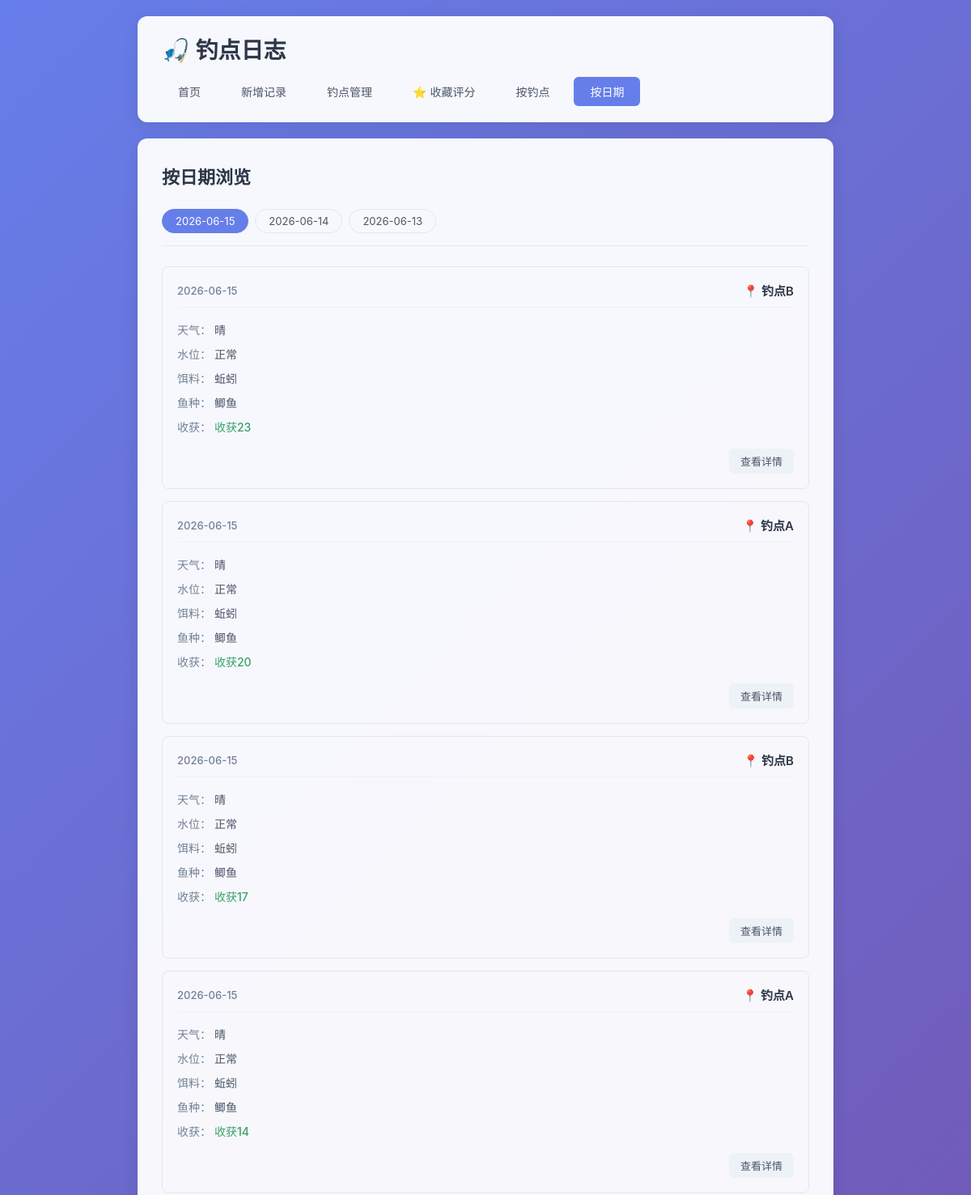
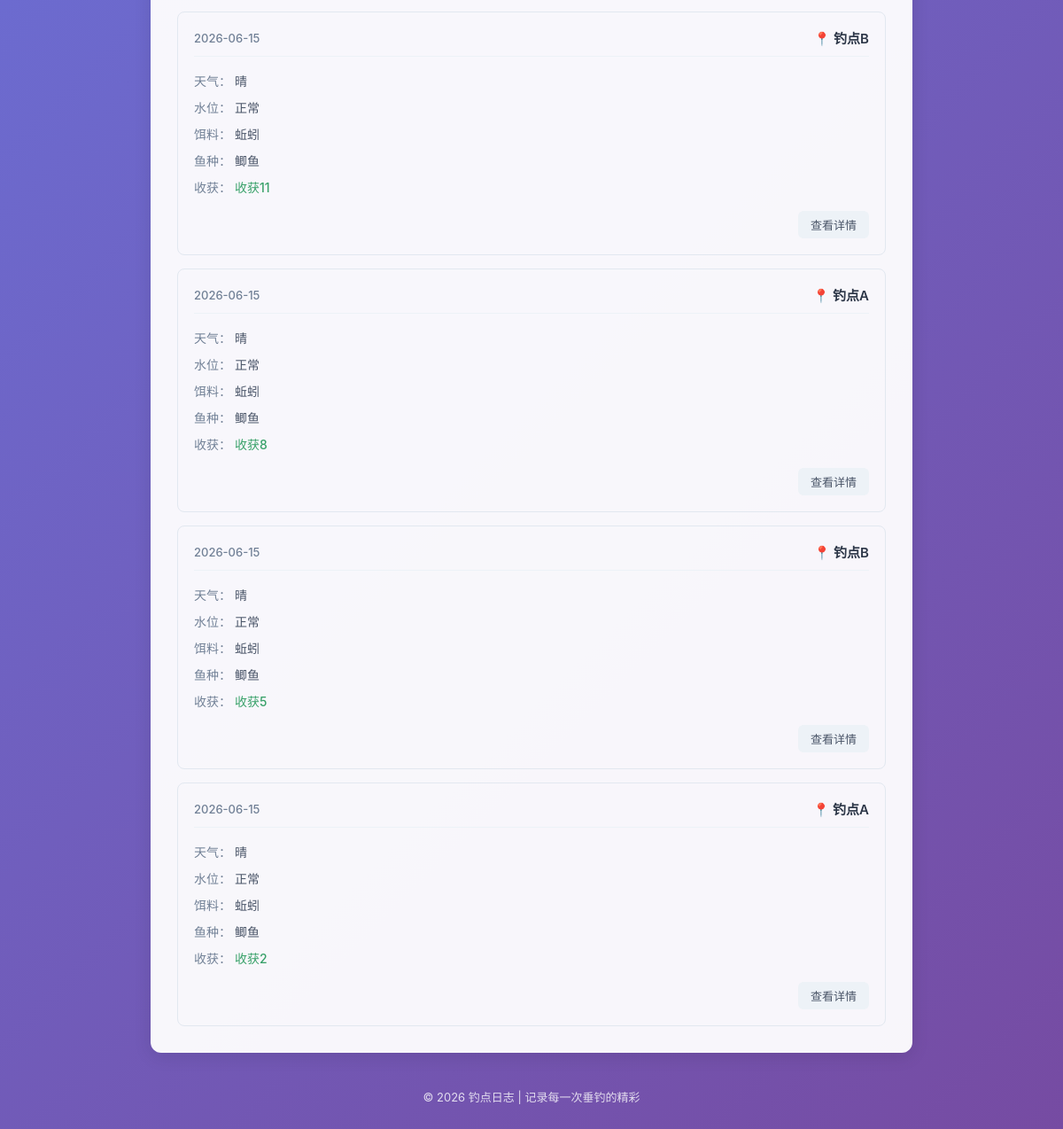
Page /by-date on the earlier database version (2 pictures, top to bottom).
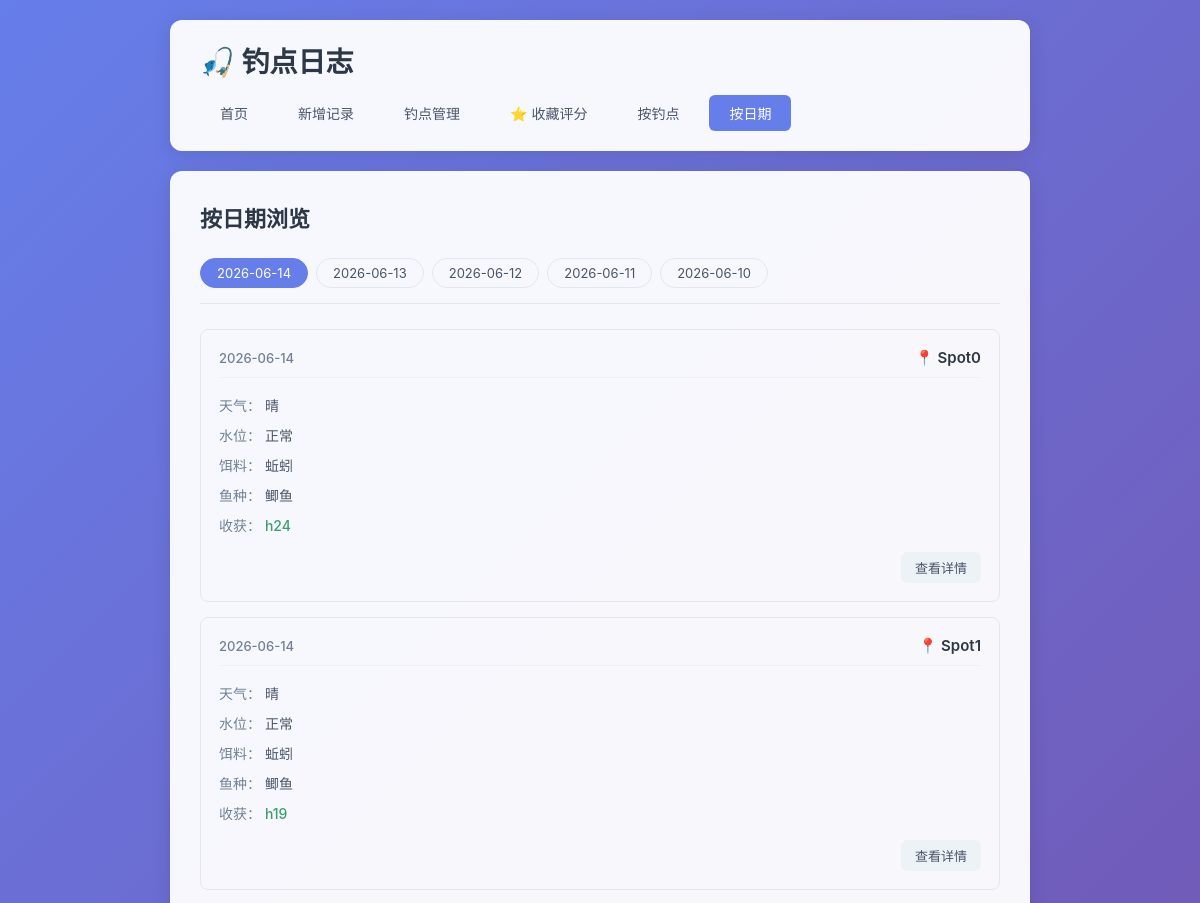
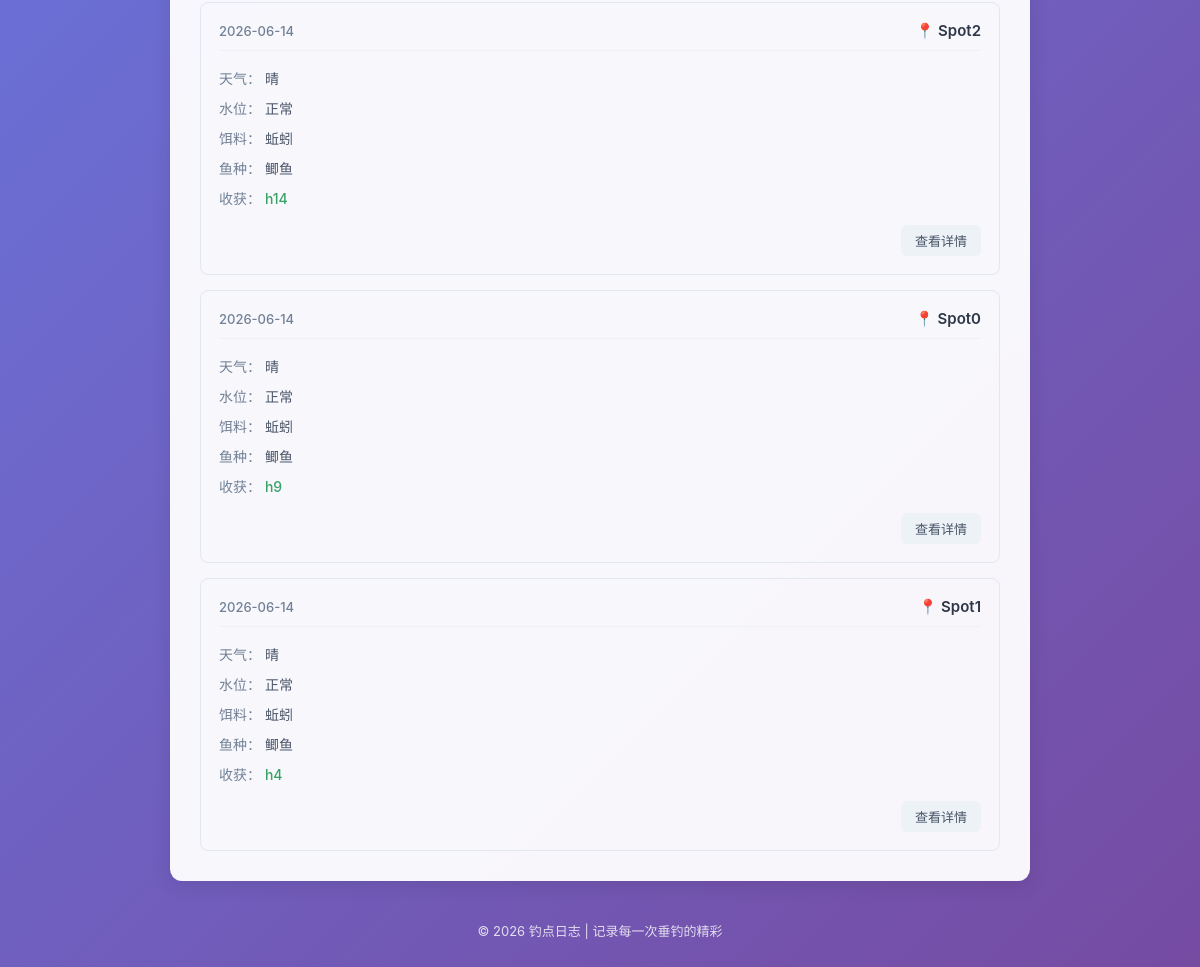
Same page on the later database version (2 pictures, top to bottom).
### tables this page shows
CREATE TABLE fishing_logs (
            id INTEGER PRIMARY KEY AUTOINCREMENT,
            spot TEXT NOT NULL,
            weather TEXT NOT NULL,
            water_level TEXT NOT NULL,
            bait TEXT NOT NULL,
            fish_species TEXT NOT NULL,
            harvest TEXT NOT NULL,
            next_strategy TEXT,
            created_at DATE NOT NULL
        );

### app.py (the view)
@app.route('/by-date')
def by_date():
    conn = get_db()
    dates = conn.execute(
        'SELECT DISTINCT created_at FROM fishing_logs ORDER BY created_at DESC'
    ).fetchall()
    date_list = [row['created_at'] for row in dates]
    selected_date = request.args.get('date', date_list[0] if date_list else None)
    logs = []
    if selected_date:
        logs = conn.execute(
            'SELECT * FROM fishing_logs WHERE created_at = ? ORDER BY id DESC',
            (selected_date,)
        ).fetchall()
    conn.close()
    return render_template('by_date.html', date_list=date_list, selected_date=selected_date, logs=logs)

### app.py (called while the page is built)
def get_db():
    conn = sqlite3.connect(DB_PATH)
    conn.row_factory = sqlite3.Row
    return conn

### templates/by_date.html (shortened to what this page needs)
{% extends 'base.html' %}
{% block content %}
    <div class="page-header">
        <h2>按日期浏览</h2>
    </div>
    {% if date_list %}
        <div class="filter-bar">
            {% for date in date_list %}
                <a href="{{ url_for('by_date', date=date) }}"
                   class="filter-btn {% if date == selected_date %}active{% endif %}">
                    {{ date }}
                </a>
            {% endfor %}
        </div>
        {% if logs %}
            <div class="log-list">
                {% for log in logs %}
                    <div class="log-card">
                        <div class="log-header">
                            <span class="log-date">{{ log['created_at'] }}</span>
                            <span class="log-spot">📍 {{ log['spot'] }}</span>
                        </div>
                        <div class="log-body">
                            <div class="log-row">
                                <span class="label">天气：</span>
                                <span>{{ log['weather'] }}</span>
                            </div>
                            <div class="log-row">
                                <span class="label">水位：</span>
                                <span>{{ log['water_level'] }}</span>
                            </div>
                            <div class="log-row">
                                <span class="label">饵料：</span>
                                <span>{{ log['bait'] }}</span>
                            </div>
                            <div class="log-row">
                                <span class="label">鱼种：</span>
                                <span>{{ log['fish_species'] }}</span>
                            </div>
                            <div class="log-row">
                                <span class="label">收获：</span>
                                <span class="harvest">{{ log['harvest'] }}</span>
                            </div>
                        </div>
                        <div class="log-footer">
                            <a href="{{ url_for('log_detail', log_id=log['id']) }}" class="btn btn-small">查看详情</a>
                        </div>
                    </div>
                {% endfor %}
            </div>
        {% else %}
            <div class="empty-state">
                <p>该日期暂无记录</p>
            </div>
        {% endif %}
    {% else %}
        <div class="empty-state">
            <p>还没有任何日期记录</p>
            <a href="{{ url_for('add_log') }}" class="btn btn-primary">+ 新增记录</a>
        </div>
    {% endif %}
{% endblock %}

Differences in the rows shown:
removed fishing_logs: created_at "2026-06-15", spot "钓点B", weather "晴", water_level "正常", bait "蚯蚓", fish_species "鲫鱼", harvest "收获23"
removed fishing_logs: created_at "2026-06-15", spot "钓点A", weather "晴", water_level "正常", bait "蚯蚓", fish_species "鲫鱼", harvest "收获20"
removed fishing_logs: created_at "2026-06-15", spot "钓点B", weather "晴", water_level "正常", bait "蚯蚓", fish_species "鲫鱼", harvest "收获17"
removed fishing_logs: created_at "2026-06-15", spot "钓点A", weather "晴", water_level "正常", bait "蚯蚓", fish_species "鲫鱼", harvest "收获14"
removed fishing_logs: created_at "2026-06-15", spot "钓点B", weather "晴", water_level "正常", bait "蚯蚓", fish_species "鲫鱼", harvest "收获11"
removed fishing_logs: created_at "2026-06-15", spot "钓点A", weather "晴", water_level "正常", bait "蚯蚓", fish_species "鲫鱼", harvest "收获8"
removed fishing_logs: created_at "2026-06-15", spot "钓点B", weather "晴", water_level "正常", bait "蚯蚓", fish_species "鲫鱼", harvest "收获5"
removed fishing_logs: created_at "2026-06-15", spot "钓点A", weather "晴", water_level "正常", bait "蚯蚓", fish_species "鲫鱼", harvest "收获2"
added fishing_logs: created_at "2026-06-14", spot "Spot0", weather "晴", water_level "正常", bait "蚯蚓", fish_species "鲫鱼", harvest "h24"
added fishing_logs: created_at "2026-06-14", spot "Spot1", weather "晴", water_level "正常", bait "蚯蚓", fish_species "鲫鱼", harvest "h19"
added fishing_logs: created_at "2026-06-14", spot "Spot2", weather "晴", water_level "正常", bait "蚯蚓", fish_species "鲫鱼", harvest "h14"
added fishing_logs: created_at "2026-06-14", spot "Spot0", weather "晴", water_level "正常", bait "蚯蚓", fish_species "鲫鱼", harvest "h9"
added fishing_logs: created_at "2026-06-14", spot "Spot1", weather "晴", water_level "正常", bait "蚯蚓", fish_species "鲫鱼", harvest "h4"
Other differences:
new list line: "2026-06-12"
new list line: "2026-06-11"
new list line: "2026-06-10"
list line gone: "2026-06-15"
